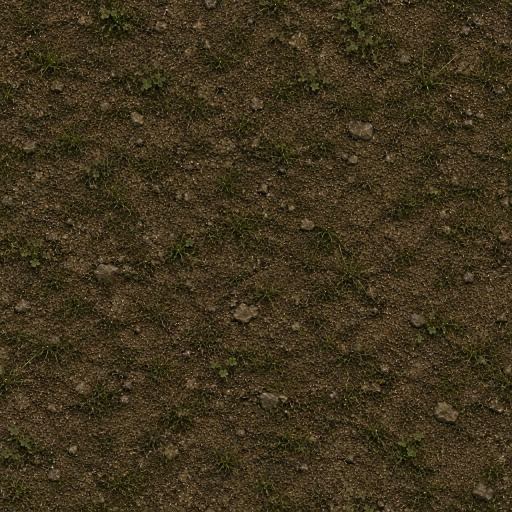
#> input picture minecraft/grass-top-reference/01_sparse.jpg, 1024 x 1024 px (shown at 1/2 size); its folder holds 4 pictures in this run
$ python build_grass_flow.py
#> lines starting #> are read from the running program, lines starting #| are printed output that depends on the picture
### minecraft/tools/prepare_cobblestone.py
#!/usr/bin/env python3
"""Prepare a repeating 512px cobblestone tile from a supplied photograph.

Usage from the repository root:
    python minecraft/tools/prepare_cobblestone.py path/to/normal.jpg
    python minecraft/tools/prepare_cobblestone.py path/to/mossy.jpg --mossy
Requires Pillow. Source photos are supplied separately and are not in the pack.
"""
import argparse
from pathlib import Path

from PIL import Image, ImageOps

SIZE = 512
OVERLAP = 48
BLOCKS = Path('minecraft/realistic-dirt/textures/blocks')


def blend_amount(distance):
    # Half of the opposite side at the seam; gently vanish toward the interior.
    t = 1.0 - distance / OVERLAP
    return 0.5 * t * t * (3 - 2 * t)


def prepare(source):
    image = ImageOps.exif_transpose(Image.open(source)).convert('RGB')
#> image is the input picture: PIL image 1024x1024 RGB; mean R, G, B 63.1, 51.6, 29
    # Square crop, then retain a margin for actual overlapping detail instead
    # of reflecting the edge: the two halves meet at the same source position.
    extent = SIZE + 2 * OVERLAP
    image = ImageOps.fit(image, (extent, extent), Image.Resampling.LANCZOS)
#> image: PIL image 608x608 RGB
    horizontal = image.crop((OVERLAP, 0, OVERLAP + SIZE, extent))
    for d in range(OVERLAP):
        alpha = blend_amount(d)
        for x, offset in ((d, SIZE), (SIZE - 1 - d, -SIZE)):
            source_x = x + OVERLAP
            original = image.crop((source_x, 0, source_x + 1, extent))
            opposite = image.crop((source_x + offset, 0, source_x + offset + 1, extent))
            horizontal.paste(Image.blend(original, opposite, alpha), (x, 0))
    result = horizontal.crop((0, OVERLAP, SIZE, OVERLAP + SIZE))
    for d in range(OVERLAP):
        alpha = blend_amount(d)
        for y, offset in ((d, SIZE), (SIZE - 1 - d, -SIZE)):
            source_y = y + OVERLAP
            original = horizontal.crop((0, source_y, SIZE, source_y + 1))
            opposite = horizontal.crop((0, source_y + offset, SIZE, source_y + offset + 1))
            result.paste(Image.blend(original, opposite, alpha), (0, y))
    return result


# [10 lines left out: function main, not called in this run]


# [2 lines that do not run on import are left out]

### minecraft/tools/build_grass_flow.py
#!/usr/bin/env python3
"""Build an isolated, opt-in 32x32 Bedrock density-map experiment.
Uses the four user photographs, Pillow, NumPy, SciPy and Node.js.
No changes to the main resource pack or vanilla blocks.
"""
from pathlib import Path
import io
import itertools
import json
import subprocess
import zipfile
import numpy as np
from PIL import Image
from scipy.ndimage import gaussian_filter
from prepare_cobblestone import prepare

ROOT = Path(__file__).resolve().parents[1]
ADDON = ROOT / 'grass-flow-experiment'
RP, BP = ADDON / 'resources', ADDON / 'behavior'
N = 128
SUPER = 2 * N - 1
SRC = ROOT / 'grass-top-reference'
FILES = ['01_sparse.jpg', '02_sparse.jpg', '03_grassy.jpg', '04_dense.jpg']
RHEAD, RMOD = '07e733e9-d5e9-4133-b826-29571da21290', '28e84c39-ae80-4b74-bd48-582c5229a66d'
BHEAD, BMOD, BSCRIPT = '06cce6ab-8293-43d2-af08-b21f4b09e986', 'e19bd031-9f0b-4c89-88f5-d032c6d6644d', '1e97545d-d62c-4149-ba04-591aabf38c3c'
KEYS = ('nw', 'ne', 'sw', 'se', 'detail')


def write_json(path, data):
    path.parent.mkdir(parents=True, exist_ok=True)
    path.write_text(json.dumps(data, ensure_ascii=False, indent=2) + '\n', encoding='utf-8')


def periodic_source(filename):
    img = prepare(SRC / filename).resize((SUPER, SUPER), Image.Resampling.LANCZOS)
    arr = np.asarray(img, dtype=np.float64).copy()
    # Guarantee exactly equal opposing edge texels, including all four corners.
    vertical = (arr[0] + arr[-1]) * .5
#> vertical = 255 rows, first 8: [63, 50, 27], [64.5, 50.5, 28], [70, 55.5, 33], [78.5, 64, 40.5], [64, 51, 28], [64.5, 52.5, 29.5], [72, 60, 36.5], [63.5, 52, 28.5]
    arr[0] = arr[-1] = vertical
#> arr: shape (255, 255, 3) float64; mean R, G, B 62.9, 51.3, 28.8
    horizontal = (arr[:, 0] + arr[:, -1]) * .5
#> horizontal = 255 rows, first 8: [65.75, 53, 29.5], [61, 48, 25], [69.5, 56, 31.5], [61, 48.5, 24.5], [64, 52.5, 29], [69.5, 57, 33.5], [62.5, 51, 26], [77.5, 66, 37]
    arr[:, 0] = arr[:, -1] = horizontal
#> arr: shape (255, 255, 3) float64; mean R, G, B 62.9, 51.3, 28.8
    return arr


def get_tiles():
    sources = np.stack([periodic_source(f) for f in FILES])
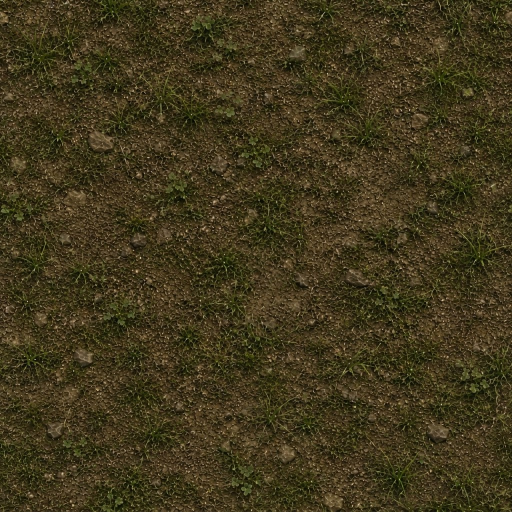
#> input picture minecraft/grass-top-reference/02_sparse.jpg, 1024 x 1024 px (shown at 1/2 size)
#> in prepare, image is the input picture: PIL image 1024x1024 RGB; mean R, G, B 65.1, 55.9, 28.3
#> in periodic_source (call 2), `vertical = (arr[0] + arr[-1]) * .5`: vertical = 255 rows, first 8: [68.5, 61.5, 28], [63.5, 55.5, 24.5], [65, 58, 27.5], [57.5, 49.5, 22], [55, 46.5, 20], [55.5, 48.5, 21.5], [57, 50.5, 25], [54, 49, 20]
#> in periodic_source (call 2), `arr[0] = arr[-1] = vertical`: arr: shape (255, 255, 3) float64; mean R, G, B 65.3, 55.8, 28.4
#> in periodic_source (call 2), `horizontal = (arr[:, 0] + arr[:, -1]) * .5`: horizontal = 255 rows, first 8: [66.5, 59.25, 26.25], [62, 55.5, 23.5], [66, 61.5, 27], [52, 47.5, 15], [54.5, 50, 17.5], [60, 57.5, 22.5], [57, 54.5, 22], [43.5, 40, 12]
#> in periodic_source (call 2), `arr[:, 0] = arr[:, -1] = horizontal`: arr: shape (255, 255, 3) float64; mean R, G, B 65.3, 55.8, 28.4
#> call 3 of periodic_source, with filename = '03_grassy.jpg'
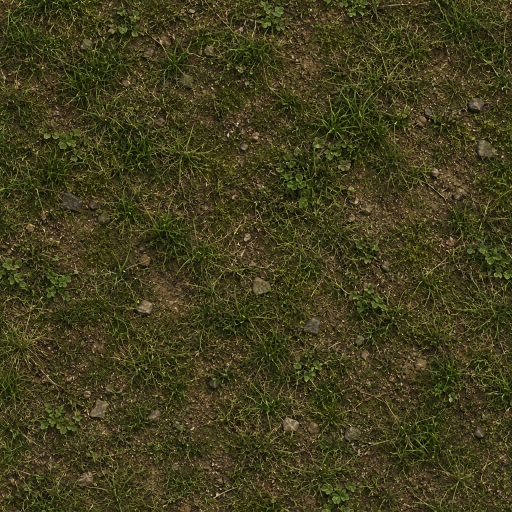
#> input picture minecraft/grass-top-reference/03_grassy.jpg, 1024 x 1024 px (shown at 1/2 size)
#> in prepare, image is the input picture: PIL image 1024x1024 RGB; mean R, G, B 66.1, 62, 29.8
#> in periodic_source (call 3), `img = prepare(SRC / filename).resize((SUPER, SUPER), Image.Resampling...`:
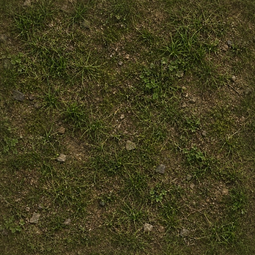
#> img: PIL image 255x255 RGB; mean R, G, B 66.3, 61.9, 30
#> in periodic_source (call 3), `vertical = (arr[0] + arr[-1]) * .5`: vertical = 255 rows, first 8: [62, 62, 26.5], [65, 65, 30], [55.5, 55.5, 23], [54, 53, 22], [58, 55.5, 24.5], [61, 59, 23.5], [68, 66, 30], [58, 54.5, 24.5]
#> in periodic_source (call 3), `arr[0] = arr[-1] = vertical`: arr: shape (255, 255, 3) float64; mean R, G, B 66.3, 61.9, 30
#> in periodic_source (call 3), `horizontal = (arr[:, 0] + arr[:, -1]) * .5`: horizontal = 255 rows, first 8: [62.75, 62.5, 27.5], [70.5, 70.5, 33.5], [70, 72, 32.5], [58.5, 59, 22.5], [64, 62.5, 30.5], [68.5, 68, 35.5], [67, 65, 31], [60, 57, 26.5]
#> in periodic_source (call 3), `arr[:, 0] = arr[:, -1] = horizontal`: arr: shape (255, 255, 3) float64; mean R, G, B 66.3, 61.9, 30
#> call 4 of periodic_source, with filename = '04_dense.jpg'
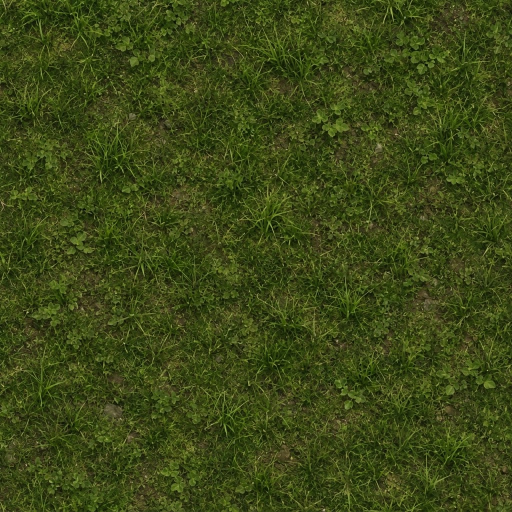
#> input picture minecraft/grass-top-reference/04_dense.jpg, 1024 x 1024 px (shown at 1/2 size)
#> in prepare, image is the input picture: PIL image 1024x1024 RGB; mean R, G, B 60.2, 72.1, 23
#> in periodic_source (call 4), `img = prepare(SRC / filename).resize((SUPER, SUPER), Image.Resampling...`:
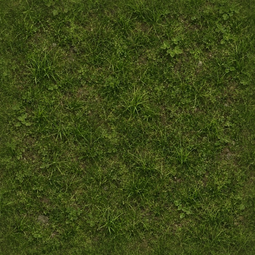
#> img: PIL image 255x255 RGB; mean R, G, B 60.1, 71.9, 23
#> in periodic_source (call 4), `vertical = (arr[0] + arr[-1]) * .5`: vertical = 255 rows, first 8: [67.5, 82, 24.5], [66, 83.5, 23], [63.5, 80, 24], [53.5, 68.5, 16.5], [55, 69, 16.5], [63, 73, 25], [49.5, 59, 17.5], [53.5, 64, 19]
#> in periodic_source (call 4), `arr[0] = arr[-1] = vertical`: arr: shape (255, 255, 3) float64; mean R, G, B 60.1, 71.9, 23
#> in periodic_source (call 4), `horizontal = (arr[:, 0] + arr[:, -1]) * .5`: horizontal = 255 rows, first 8: [66.75, 81.25, 25], [51.5, 63, 15], [54.5, 66, 21], [52, 65, 17.5], [54, 67.5, 19.5], [58, 71.5, 20], [68.5, 81.5, 29.5], [61.5, 73, 23]
#> in periodic_source (call 4), `arr[:, 0] = arr[:, -1] = horizontal`: arr: shape (255, 255, 3) float64; mean R, G, B 60.1, 71.9, 23
    rng = np.random.default_rng(202610)
    shape = (SUPER - 1, SUPER - 1)
    large = gaussian_filter(rng.standard_normal(shape), 9, mode='wrap')
    fine = gaussian_filter(rng.standard_normal(shape), 3, mode='wrap')
    def normalize(a):
        return (a - a.mean()) / (a.std() + 1e-9)
    noise = np.clip(normalize(large)*.68 + normalize(fine)*.18, -1.5, 1.5)
    noise = np.pad(noise, ((0, 1), (0, 1)), mode='wrap')
    yy, xx = np.mgrid[0:N, 0:N].astype(float) / (N - 1)
    texture_dir = RP / 'textures/blocks'
    texture_dir.mkdir(parents=True, exist_ok=True)
    for old in texture_dir.glob('grassflow_*.png'):
        old.unlink()
    tiles = {}
    # Four quadrants of a 2x2 photographic supertile. Shared pixels at each
    # boundary keep phases continuous, avoiding one repeated image per block.
    for c in itertools.product(range(3), range(3), range(3), range(3), range(4)):
        nw, ne, sw, se, detail = c
        sx, sy = (detail % 2) * (N-1), (detail // 2) * (N-1)
        local_sources = sources[:, sy:sy+N, sx:sx+N, :]
        local_noise = noise[sy:sy+N, sx:sx+N]
        level = (nw*(1-xx)*(1-yy) + ne*xx*(1-yy) + sw*(1-xx)*yy + se*xx*yy)
        # Irregular transitions in the middle, still exactly matching across edges.
        selection = np.clip(level * 1.5 + local_noise * .48 * np.sin(np.pi * level / 2), 0, 3)
        base = np.floor(selection).astype(np.int32).clip(0, 2)
        frac = selection - base
        t = np.clip((frac - .34) / .32, 0, 1)
        t = t*t*(3-2*t)
        layers = local_sources.transpose(1, 2, 0, 3)
        a = np.take_along_axis(layers, base[..., None, None], axis=2)[:, :, 0, :]
        b = np.take_along_axis(layers, (base+1)[..., None, None], axis=2)[:, :, 0, :]
        rgb = np.rint(a*(1-t[..., None]) + b*t[..., None]).clip(0,255).astype('uint8')
        name = 'grassflow_' + ''.join(map(str, c))
        tile = Image.fromarray(rgb, 'RGB')
        tile.save(texture_dir / f'{name}.png', optimize=True)
        tiles[c] = tile
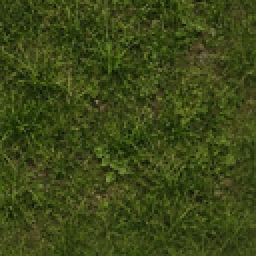
#> rgb: shape (128, 128, 3) (shown 2 times larger); mean of channels 0, 1, 2 60.1, 71.6, 23.3; drawn as R, G, B
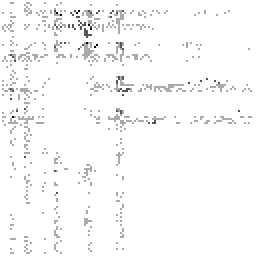
#> selection: shape (128, 128) float64 (shown 2 times larger); min 3, max 3, mean 3; drawn with min black and max white
#> t: shape (128, 128) float64; every value is 1
#> after the loop, tiles = 324 items
#> (the run stopped early here; a loop or call above may not have finished)
